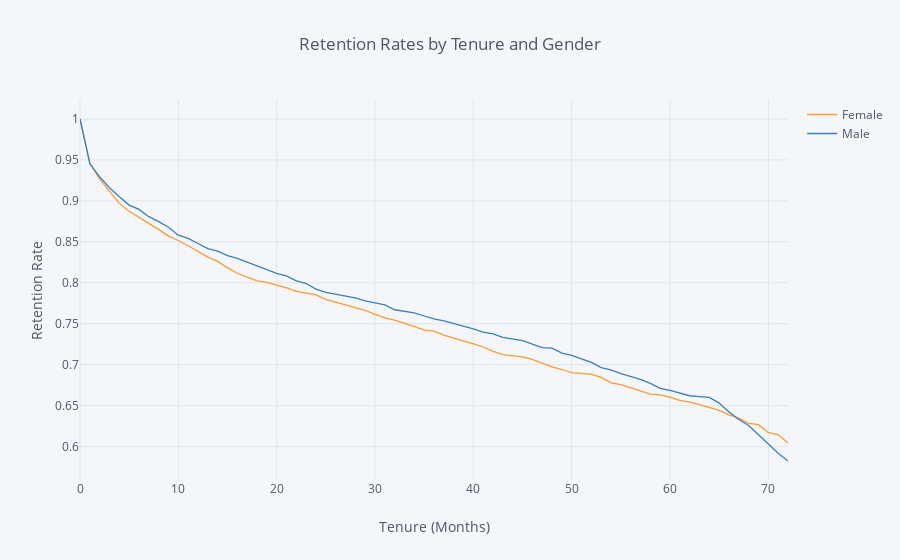

Notebook code cell kept with this figure:
### Markdown cell above
Once we have this function, it is relatively easy to generate survival curves for any of the cohorts in our data set. For example, if we wanted to visualize retention rates over time by gender, we could do that with just a couple lines of code.

### Code cell
rates = survival(data, 'gender', 'tenure', 'ChurnBinary')

rates.iplot(kind='line', xTitle='Tenure (Months)', yTitle='Retention Rate',
            title='Retention Rates by Tenure and Gender')

### Figure 1 — Plotly figure (JSON) as saved in the notebook; plotly's stock layout.template omitted (floating-point values rounded to 4 significant figures)
{"data": [{"line": {"color": "rgba(255, 153, 51, 1.0)", "dash": "solid", "shape": "linear", "width": 1.3}, "mode": "lines", "name": "Female", "text": "", "type": "scatter", "uid": "f3b93543-8633-489c-b0a7-510613ac5809", "x": [0, 1, 2, 3, 4, 5, 6, 7, 8, 9, 10, 11, 12, 13, 14, 15, 16, 17, 18, 19, 20, 21, 22, 23, 24, 25, 26, 27, 28, 29, 30, 31, 32, 33, 34, 35, 36, 37, 38, 39, 40, 41, 42, 43, 44, 45, 46, 47, 48, 49, 50, 51, 52, 53, 54, 55, 56, 57, 58, 59, 60, 61, 62, 63, 64, 65, 66, 67, 68, 69, 70, 71, 72], "y": [1, 0.9466, 0.9265, 0.9114, 0.8969, 0.8873, 0.88, 0.8727, 0.8652, 0.857, 0.8516, 0.8452, 0.8384, 0.8314, 0.8261, 0.8182, 0.8116, 0.8068, 0.8024, 0.8005, 0.7974, 0.7939, 0.7896, 0.7876, 0.7852, 0.7798, 0.776, 0.773, 0.7695, 0.7665, 0.7615, 0.757, 0.7543, 0.7501, 0.7459, 0.7425, 0.741, 0.7361, 0.7325, 0.7284, 0.7253, 0.7216, 0.7162, 0.7123, 0.7112, 0.7094, 0.7065, 0.7023, 0.6973, 0.6941, 0.6902, 0.6895, 0.6881, 0.6845, 0.6779, 0.6756, 0.6717, 0.6683, 0.6641, 0.6632, 0.6604, 0.6565, 0.6544, 0.6511, 0.6477, 0.6441, 0.6388, 0.6346, 0.6285, 0.6267, 0.617, 0.6147, 0.6042]}, {"line": {"color": "rgba(55, 128, 191, 1.0)", "dash": "solid", "shape": "linear", "width": 1.3}, "mode": "lines", "name": "Male", "text": "", "type": "scatter", "uid": "dd8849f1-c530-43ca-a96f-8e40f0a6f689", "x": [0, 1, 2, 3, 4, 5, 6, 7, 8, 9, 10, 11, 12, 13, 14, 15, 16, 17, 18, 19, 20, 21, 22, 23, 24, 25, 26, 27, 28, 29, 30, 31, 32, 33, 34, 35, 36, 37, 38, 39, 40, 41, 42, 43, 44, 45, 46, 47, 48, 49, 50, 51, 52, 53, 54, 55, 56, 57, 58, 59, 60, 61, 62, 63, 64, 65, 66, 67, 68, 69, 70, 71, 72], "y": [1, 0.9453, 0.9292, 0.9161, 0.9051, 0.8949, 0.8896, 0.8807, 0.8746, 0.8678, 0.8582, 0.8541, 0.848, 0.8418, 0.8386, 0.8333, 0.8297, 0.825, 0.8206, 0.8153, 0.8116, 0.8085, 0.8023, 0.7991, 0.7923, 0.7882, 0.7857, 0.7832, 0.7815, 0.778, 0.7758, 0.773, 0.7671, 0.7647, 0.7633, 0.7595, 0.756, 0.7535, 0.7504, 0.7473, 0.7436, 0.7399, 0.7377, 0.7333, 0.731, 0.7293, 0.7251, 0.7209, 0.7203, 0.714, 0.7115, 0.7069, 0.7028, 0.6965, 0.6936, 0.6891, 0.6852, 0.6821, 0.6771, 0.6712, 0.6686, 0.6649, 0.6621, 0.6611, 0.66, 0.6531, 0.6423, 0.6331, 0.6258, 0.6144, 0.6031, 0.592, 0.5824]}], "layout": {"autosize": true, "legend": {"bgcolor": "#F5F6F9", "font": {"color": "#4D5663"}}, "paper_bgcolor": "#F5F6F9", "plot_bgcolor": "#F5F6F9", "title": {"font": {"color": "#4D5663"}, "text": "Retention Rates by Tenure and Gender"}, "xaxis": {"autorange": true, "gridcolor": "#E1E5ED", "range": [0, 72], "showgrid": true, "tickfont": {"color": "#4D5663"}, "title": {"font": {"color": "#4D5663"}, "text": "Tenure (Months)"}, "type": "linear", "zerolinecolor": "#E1E5ED"}, "yaxis": {"autorange": true, "gridcolor": "#E1E5ED", "range": [0.5592, 1.023], "showgrid": true, "tickfont": {"color": "#4D5663"}, "title": {"font": {"color": "#4D5663"}, "text": "Retention Rate"}, "type": "linear", "zerolinecolor": "#E1E5ED"}}}
